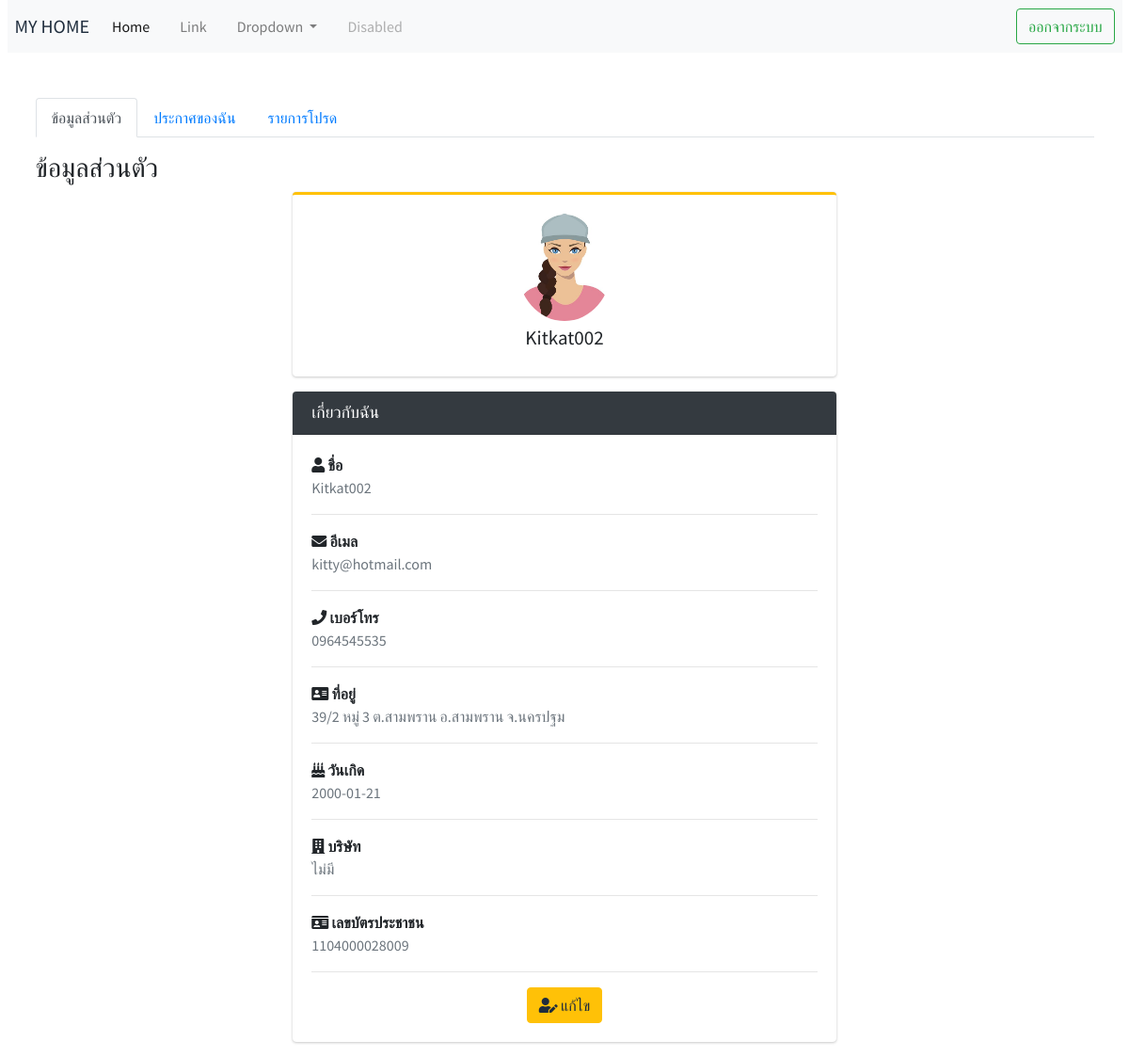
The page /page/user/profile.php (signed in) on the database as committed earlier.
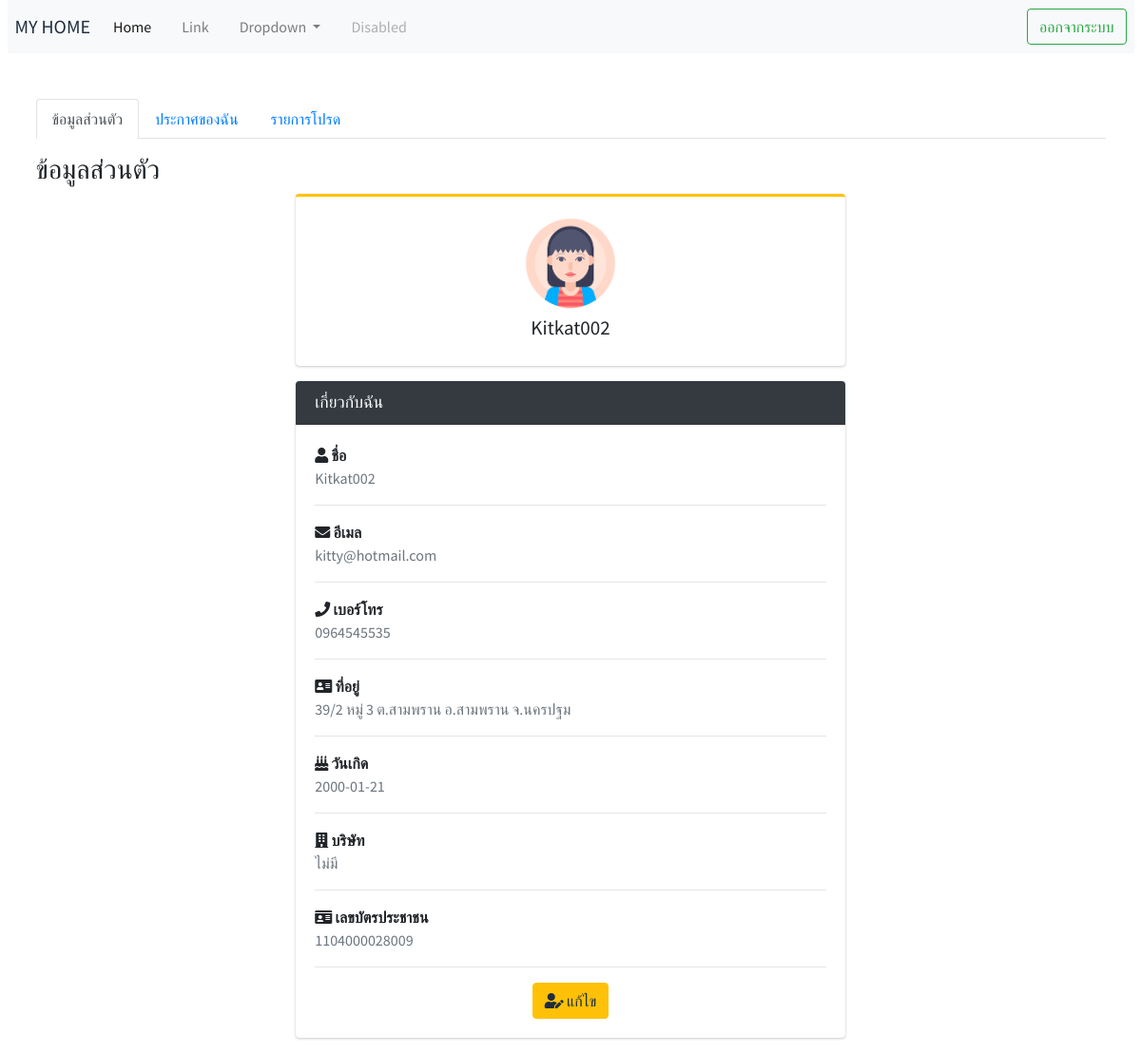
The same page on the database as committed later.
### tables this page shows
CREATE TABLE `users` (
  `u_id` int(100) NOT NULL,
  `name` varchar(200) NOT NULL,
  `email` varchar(200) NOT NULL,
  `password` varchar(200) NOT NULL,
  `address` varchar(255) NOT NULL,
  `tel` varchar(10) NOT NULL,
  `id_card` varchar(20) DEFAULT NULL,
  `birth_date` date NOT NULL,
  `company` varchar(255) DEFAULT NULL,
  `img` varchar(255) NOT NULL DEFAULT 'user.png',
  `utype` varchar(20) NOT NULL,
  `ustatus` enum('1','0') NOT NULL,
  `ul_id` int(255) NOT NULL
);

### page/user/profile.php (the view, shortened to what the changed rows need)
<?php
require_once('../../dbconnect.php');
$id = $_SESSION['u_id'];
$sql = "SELECT * FROM users WHERE u_id= $id ";
$result = mysqli_query($con, $sql);
$row = mysqli_fetch_assoc($result);
?>
<!DOCTYPE html>
<html lang="en">
<link rel="stylesheet" href="https://cdnjs.cloudflare.com/ajax/libs/font-awesome/5.15.3/css/all.min.css" />
<link rel="stylesheet" href="../../css/adminlte.min.css">
<head>
</head>
<body>
    <div class="container-fluid">
        <div class="container-fluid">
            <div class="row ">
                <div class="offset-sm-3 col-md-6">
                    <div class="card card-warning card-outline">
                        <div class="card-body box-profile">
                            <div class="text-center">
                                <img class="d-block m-auto" style="border-radius:50%" src="../../m_img/<?php echo $row['img']; ?>" width="100" alt="img">
                            </div>
                            <h3 class="profile-username text-center"><?php echo $row['name']; ?></h3>
                        </div>
                    </div>
                    <div class="card card-dark">
                        <div class="card-body">
                            <strong><i class="fas fa-user"></i> ชื่อ</strong>
                            <p class="text-muted">
                                <?php echo $row['name']; ?>
                            </p>
                            <hr>
                            <strong><i class="fas fa-envelope"></i> อีเมล</strong>
                            <p class="text-muted">
                                <?php echo $row['email']; ?>
                            </p>
                            <hr>
                            <strong><i class="fas fa-phone"></i> เบอร์โทร</strong>
                            <p class="text-muted">
                                <?php echo $row['tel']; ?>
                            </p>
                            <hr>
                            <strong><i class="fas fa-address-card"></i> ที่อยู่</strong>
                            <p class="text-muted">
                                <?php echo $row['address']; ?>
                            </p>
                            <hr>
                            <strong><i class="fas fa-birthday-cake"></i> วันเกิด</strong>
                            <p class="text-muted">
                                <?php echo $row['birth_date']; ?>
                            </p>
                            <hr>
                            <strong><i class="fas fa-building"></i> บริษัท</strong>
                            <p class="text-muted">
                                <?php echo $row['company']; ?>
                            </p>
                            <hr>
                            <strong><i class="fas fa-id-card"></i> เลขบัตรประชาชน</strong>
                            <p class="text-muted">
                                <?php echo $row['id_card']; ?>
                            </p>
                            <hr>
                            <div class="col-12">
                                <a href="edit_profile.php"><button class="btn btn-warning d-block m-auto" type="submit"><i class="fas fa-user-edit"></i> แก้ไข</button></a>
                            </div>
                        </div>
                    </div>
                </div>
            </div>
        </div>
    </div>
</body>
</html>

Rows that differ between the two databases and show on the page:
changed users "Kitkat002": img: a different picture
